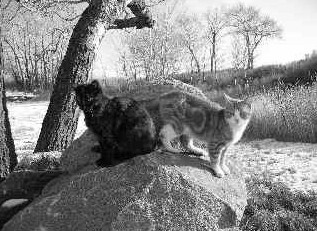
#> input picture images/im1.jpg, 317 x 231 px, found by its file name
$ python sample.py
#> lines starting #> are read from the running program, lines starting #| are printed output that depends on the picture
import cv2
import numpy as np
import matplotlib.pyplot as plt
import math

# Creates the image path to be read into a variable
img_path = "/Users/justinkeener/Desktop/Digital-Image-Class/images/im1.jpg"
img = cv2.imread(img_path,0)
#> img is the input picture: shape (231, 317); min 0, max 255, mean 133.5

img2_path = "/Users/justinkeener/Desktop/Digital-Image-Class/images/im2.jpg"
img2 = cv2.imread(img2_path,0)
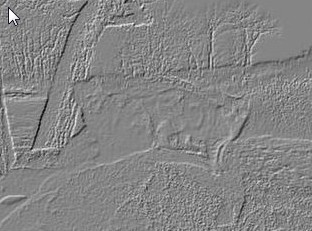
#> input picture images/im2.jpg, 312 x 231 px, found by its file name
#> img2: shape (231, 312); min 0, max 255, mean 132.5

img3_path = "/Users/justinkeener/Desktop/Digital-Image-Class/images/im3.jpg"
img3 = cv2.imread(img3_path,0)
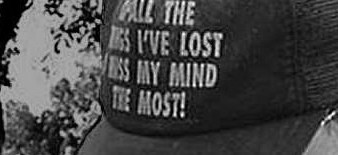
#> input picture images/im3.jpg, 338 x 155 px, found by its file name
#> img3 is the input picture: shape (155, 338); min 0, max 255, mean 70.2

img4_path = "/Users/justinkeener/Desktop/Digital-Image-Class/images/im4.jpg"
img4 = cv2.imread(img4_path)
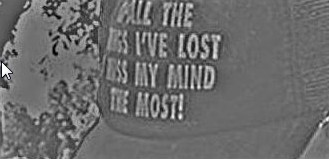
#> input picture images/im4.jpg, 329 x 159 px, found by its file name
#> img4 is the input picture: shape (159, 329, 3); mean B, G, R 107.5, 107.5, 107.5

img5_path = "/Users/justinkeener/Desktop/Digital-Image-Class/images/im5.jpg"
img5 = cv2.imread(img5_path)
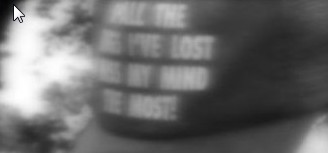
#> input picture images/im5.jpg, 328 x 153 px, found by its file name
#> img5 is the input picture: shape (153, 328, 3); mean B, G, R 106.5, 106.5, 106.5

def swapPhase(image1,image2):

    # Resizes image 2
    image2 = cv2.resize(image2,(317,231))

    # Shift image 1 to Frequency Domain
    f = np.fft.fft2(image1)
    fshift = np.fft.fftshift(f)

    # Determine the magnitude and phase of Image 1 Frequency Domain
    magn_spectrum = np.log(np.abs(fshift))
    phase = np.angle(fshift)

    # Shift image 1 to Frequency Domain
    f2 = np.fft.fft2(image2)
    fshift2 = np.fft.fftshift(f2)

    # Determine the magnitude and phase of Image 2 Frequency Domain
    magn_spectrum2 = np.log(np.abs(fshift2))
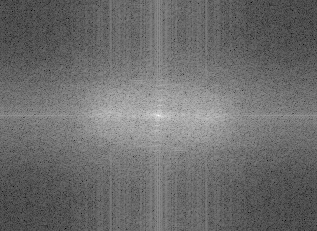
#> magn_spectrum2: shape (231, 317) float64; min -0.133, max 15.45, mean 6.54; drawn with min black and max white
    phase2 = np.angle(fshift2)
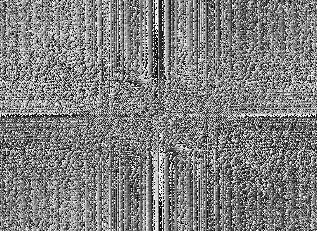
#> phase2: shape (231, 317) float64; min -3.14, max 3.14, mean -3.22e-16; drawn with min black and max white

    # Swap the phases
    output_fimg1 = magn_spectrum*(np.exp(1j*phase2))
    output_fimg2 = magn_spectrum2*(np.exp(1j*phase))

    # Convert swapped phase images back to Spatial Domain
    ifftshift = np.fft.ifftshift(output_fimg1)
    ifft = np.fft.ifft2(ifftshift)
    ifft = ifft.real

    ifftshift2 = np.fft.ifft(output_fimg2)
    ifft2 = np.fft.ifft2(ifftshift2)
    ifft2 = ifft2.real
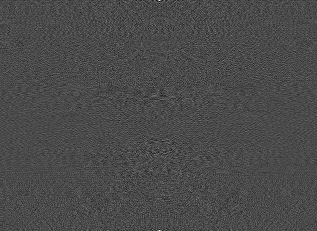
#> ifft2: shape (231, 317) float64; min -0.00625, max 0.0151, mean -1.32e-06; drawn with min black and max white

    # Plot images and phase spectrums
    plt.figure()
    plt.subplot(421),plt.imshow(image1,cmap= 'gray'),plt.title("Image 1"),plt.xticks([]),plt.yticks([])
    plt.subplot(422),plt.imshow(image2,cmap= 'gray'),plt.title("Image 3"),plt.xticks([]),plt.yticks([])
    plt.subplot(423),plt.imshow(magn_spectrum,cmap= 'gray'),plt.title("Image 1 Magnitude Spectrum"),plt.xticks([]),plt.yticks([])
    plt.subplot(424),plt.imshow(phase,cmap= 'gray'),plt.title("Image 1 Phase Spectrum"),plt.xticks([]),plt.yticks([])
    plt.subplot(425),plt.imshow(magn_spectrum2,cmap= 'gray'),plt.title("Image 3 Magnitude Spectrum"),plt.xticks([]),plt.yticks([])
    plt.subplot(426),plt.imshow(phase2,cmap= 'gray'),plt.title("Image 3 Phase Spectrum"),plt.xticks([]),plt.yticks([])
    plt.subplot(427),plt.imshow(ifft,cmap= 'gray'),plt.title("Magnitude Image 1 with Image 3 Phase"),plt.xticks([]),plt.yticks([])
    plt.subplot(428),plt.imshow(ifft2,cmap= 'gray'),plt.title("Magnitude Image 3 with Image 1 Phase"),plt.xticks([]),plt.yticks([])
    plt.show()
swapPhase(img,img3)
